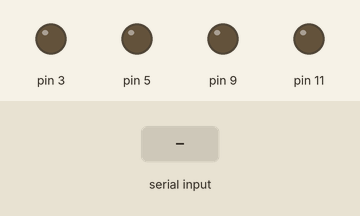
The sketch below on a simulated Arduino Uno, built with avr-gcc and run on an emulated ATmega328P. On the bench: output pins drawn as LEDs (lit = HIGH). The inputs (shaded band) are chosen by the test bench.

Above: at 1.2 s.
1.3 s: "f" received over Serial
At 2.5 s:
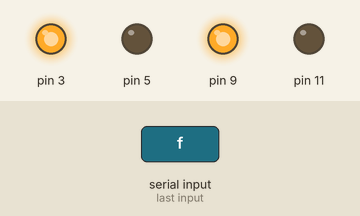
2.8 s: "b" received over Serial
At 3.7 s:
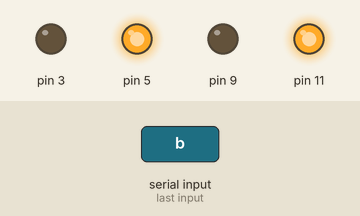
4.3 s: "r" received over Serial
At 4.8 s:
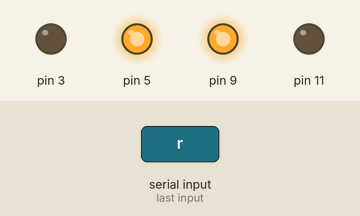
5.8 s: "l" received over Serial
At 7.0 s:
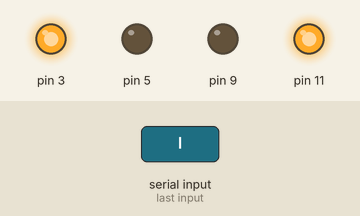
7.3 s: "s" received over Serial
At 8.3 s:
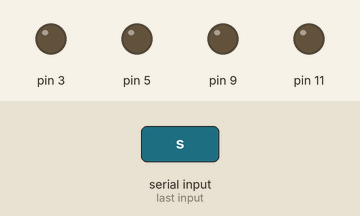
Timing chart, 0 to 9.8 s (numbered marks = the images above; inputs shaded):
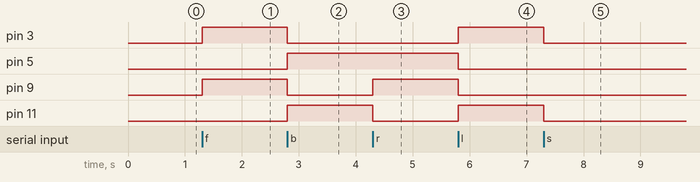

The sketch:

car.ino
```cpp
//f前进
//b后退 l左转 r右转 s停止


void setup()
{
  pinMode(3, OUTPUT);
  pinMode(5, OUTPUT);
  pinMode(9, OUTPUT);
  pinMode(11, OUTPUT);
  Serial.begin(9600);
}

void loop()
{
  int income=0;
  if(Serial.available()>0)
  {
    income=Serial.read();
  }
  switch(income)
  {
    case'f':forword();break;
    case'b':backword();break;
    case'r':right();break;
    case'l':left();break;
    case's':stop();break;
  }
}

void forword()
{
  digitalWrite(3,HIGH);
  digitalWrite(5,LOW);
  digitalWrite(9,HIGH);
  digitalWrite(11,LOW);
}

void backword()
{
  digitalWrite(5,HIGH);
  digitalWrite(3,LOW);
  digitalWrite(11,HIGH);
  digitalWrite(9,LOW);
}

void left()
{
  digitalWrite(3,HIGH);
  digitalWrite(5,LOW);
  digitalWrite(11,HIGH);
  digitalWrite(9,LOW);
}

void right()
{
  digitalWrite(5,HIGH);
  digitalWrite(3,LOW);
  digitalWrite(9,HIGH);
  digitalWrite(11,LOW);
}
void stop()
{
  digitalWrite(5,LOW);
  digitalWrite(3,LOW);
  digitalWrite(9,LOW);
  digitalWrite(11,LOW);
}
  
```

Measured:
- after the input at 1.3 s, pin 3, pin 9: LOW → HIGH at once
- after the input at 2.8 s, pin 3, pin 9: HIGH → LOW at once; pin 5, pin 11: LOW → HIGH at once
- after the input at 4.3 s, pin 9: LOW → HIGH at once; pin 11: HIGH → LOW at once
- after the input at 5.8 s, pin 3, pin 11: LOW → HIGH at once; pin 5, pin 9: HIGH → LOW at once
- after the input at 7.3 s, pin 3, pin 11: HIGH → LOW at once
